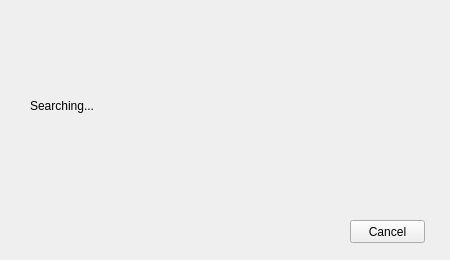
<?xml version="1.0" encoding="UTF-8"?>
<ui version="4.0">
 <class>FormWait</class>
 <widget class="QWidget" name="FormWait">
  <property name="geometry">
   <rect>
    <x>0</x>
    <y>0</y>
    <width>450</width>
    <height>260</height>
   </rect>
  </property>
  <property name="windowTitle">
   <string>Form</string>
  </property>
  <widget class="QLabel" name="labelWaitInfo">
   <property name="geometry">
    <rect>
     <x>30</x>
     <y>20</y>
     <width>391</width>
     <height>171</height>
    </rect>
   </property>
   <property name="text">
    <string>Searching...</string>
   </property>
  </widget>
  <widget class="QPushButton" name="pushButtonWaitCancel">
   <property name="geometry">
    <rect>
     <x>350</x>
     <y>220</y>
     <width>75</width>
     <height>23</height>
    </rect>
   </property>
   <property name="text">
    <string>Cancel</string>
   </property>
  </widget>
 </widget>
 <resources/>
 <connections/>
</ui>
